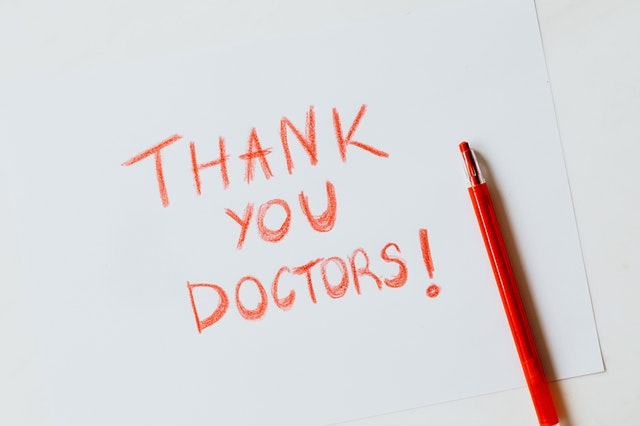
#> input picture cv_openCV_study01/images/paper.jpg, 640 x 426 px
$ python opencv_study04.py
#> lines starting #> are read from the running program, lines starting #| are printed output that depends on the picture; after the words box and inside, x2 and y2 are one past the last pixel; in counts of white or black regions, pixels touching at a corner belong together
# erosion and dilation

import cv2
import numpy as np


img = cv2.imread("images/paper.jpg", 0)
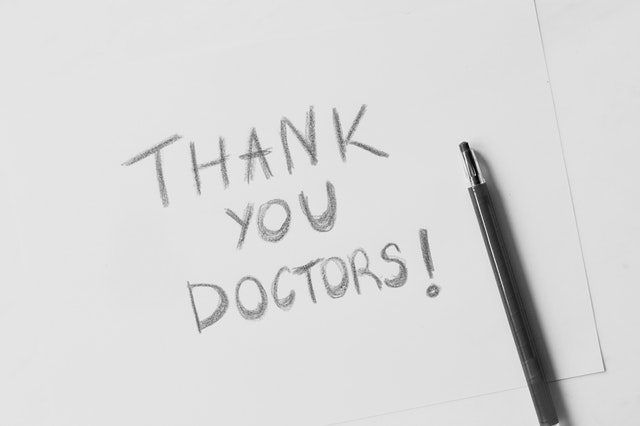
#> img: shape (426, 640); min 0, max 243, mean 217.4
kernel = np.ones((5,5), np.uint8)
ret, thresh = cv2.threshold(img, 175, 255, cv2.THRESH_BINARY)
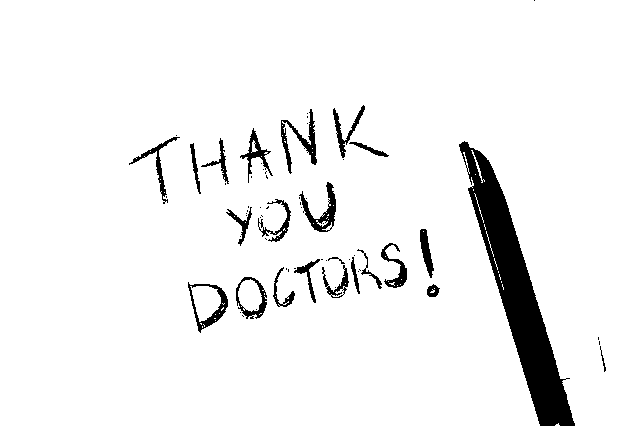
#> thresh: shape (426, 640); 94.3% white; 66 black regions (43 under 20 px), largest, box (x1, y1, x2, y2) and area: (459, 141, 575, 426) 9173, (281, 109, 317, 174) 630, (299, 182, 336, 232) 611
erosion = cv2.erode(thresh, kernel)
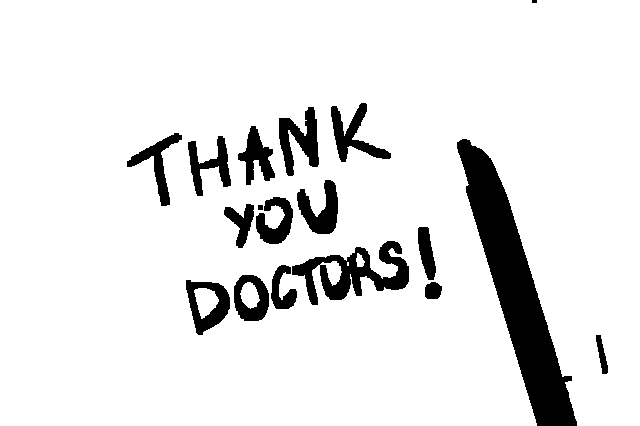
#> erosion: shape (426, 640); 90.3% white; 18 black regions (1 under 20 px), largest, box (x1, y1, x2, y2) and area: (457, 139, 577, 426) 10975, (292, 241, 409, 305) 3084, (279, 107, 319, 176) 1419
dilation = cv2.dilate(thresh, kernel)
#> dilation: shape (426, 640); 97.4% white; 28 black regions (23 under 20 px), largest, box (x1, y1, x2, y2) and area: (474, 153, 573, 426) 6749, (422, 234, 431, 269) 102, (462, 144, 476, 175) 93, (401, 268, 405, 278) 26, (329, 208, 334, 220) 22


# edges1 = cv2.Canny(img, 30, 70)
# edges2 = cv2.Canny(img, 50, 70)

display_image = np.hstack((thresh, erosion, dilation)) # np.vstack((img, edges1, edges2))
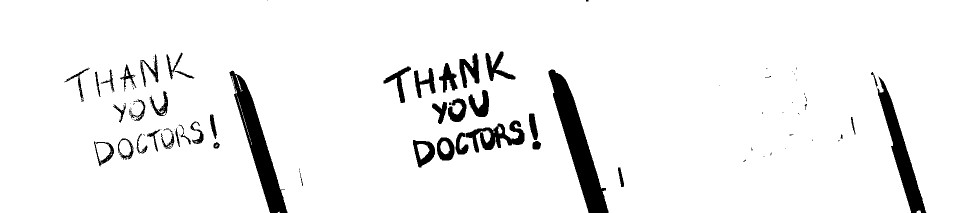
#> display_image: shape (426, 1920) (shown at 1/2 size); 94% white; 112 black regions (67 under 20 px), largest, box (x1, y1, x2, y2) and area: (1097, 139, 1217, 426) 10975, (459, 141, 575, 426) 9173, (1754, 153, 1853, 426) 6749


cv2.imshow("Erosion &Dilation1", display_image)
cv2.waitKey(0)

edges = cv2.Canny(img, 30, 70)
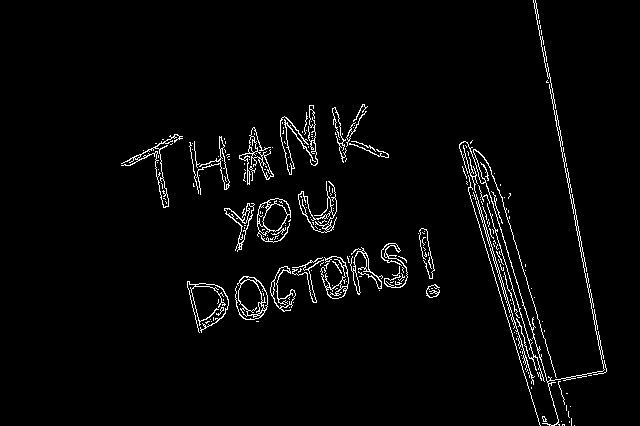
#> edges: shape (426, 640); 3% white in thin lines or dots, all inside (x1, y1, x2, y2) = (121, 0, 607, 426)
erosion = cv2.erode(edges, kernel)
#> erosion: shape (426, 640); every value is 0
dilation = cv2.dilate(edges, kernel)
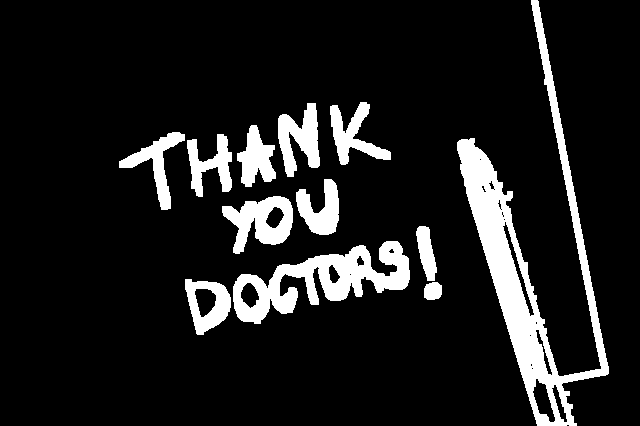
#> dilation: shape (426, 640); 11.8% white; 12 white regions, largest, box (x1, y1, x2, y2) and area: (457, 0, 609, 426) 12556, (233, 241, 410, 324) 5990, (222, 196, 293, 254) 2228
display_image = np.hstack((edges, erosion, dilation)) # np.vstack((img, edges1, edges2))
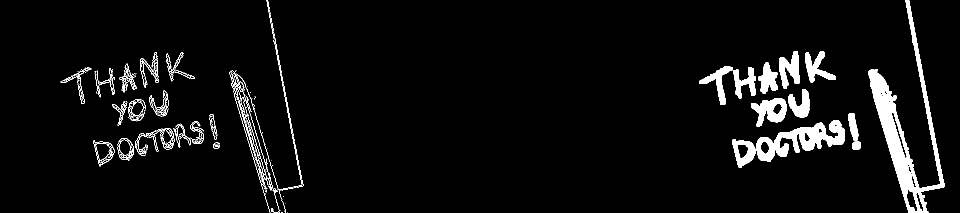
#> display_image: shape (426, 1920) (shown at 1/2 size); 4.9% white; 235 white regions (184 under 20 px), largest, box (x1, y1, x2, y2) and area: (1737, 0, 1889, 426) 12556, (1513, 241, 1690, 324) 5990, (1502, 196, 1573, 254) 2228

cv2.imshow("Erosion &Dilation2", display_image)
cv2.waitKey(0)
